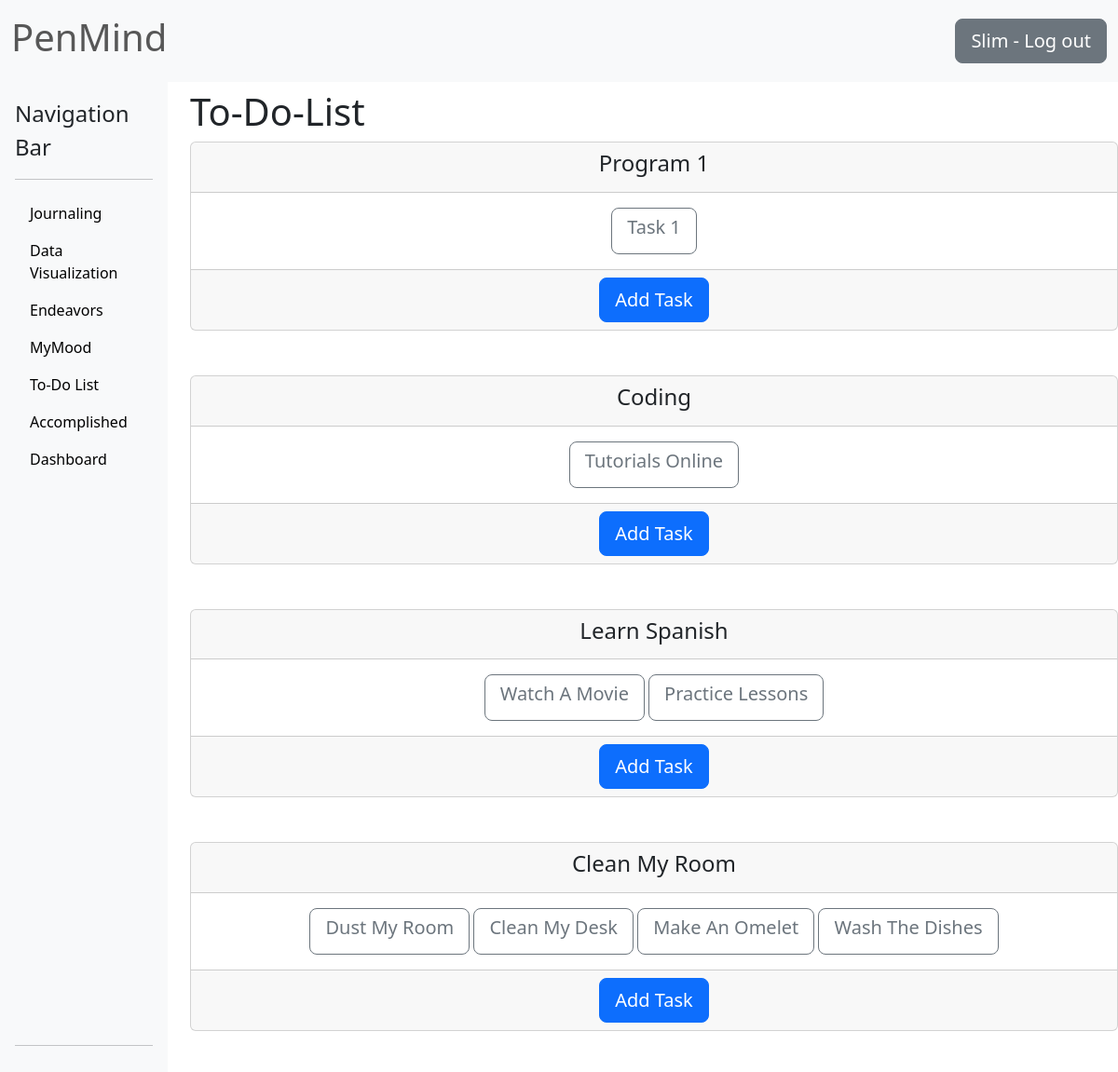
Page /todos/ (signed in) on the earlier database version.
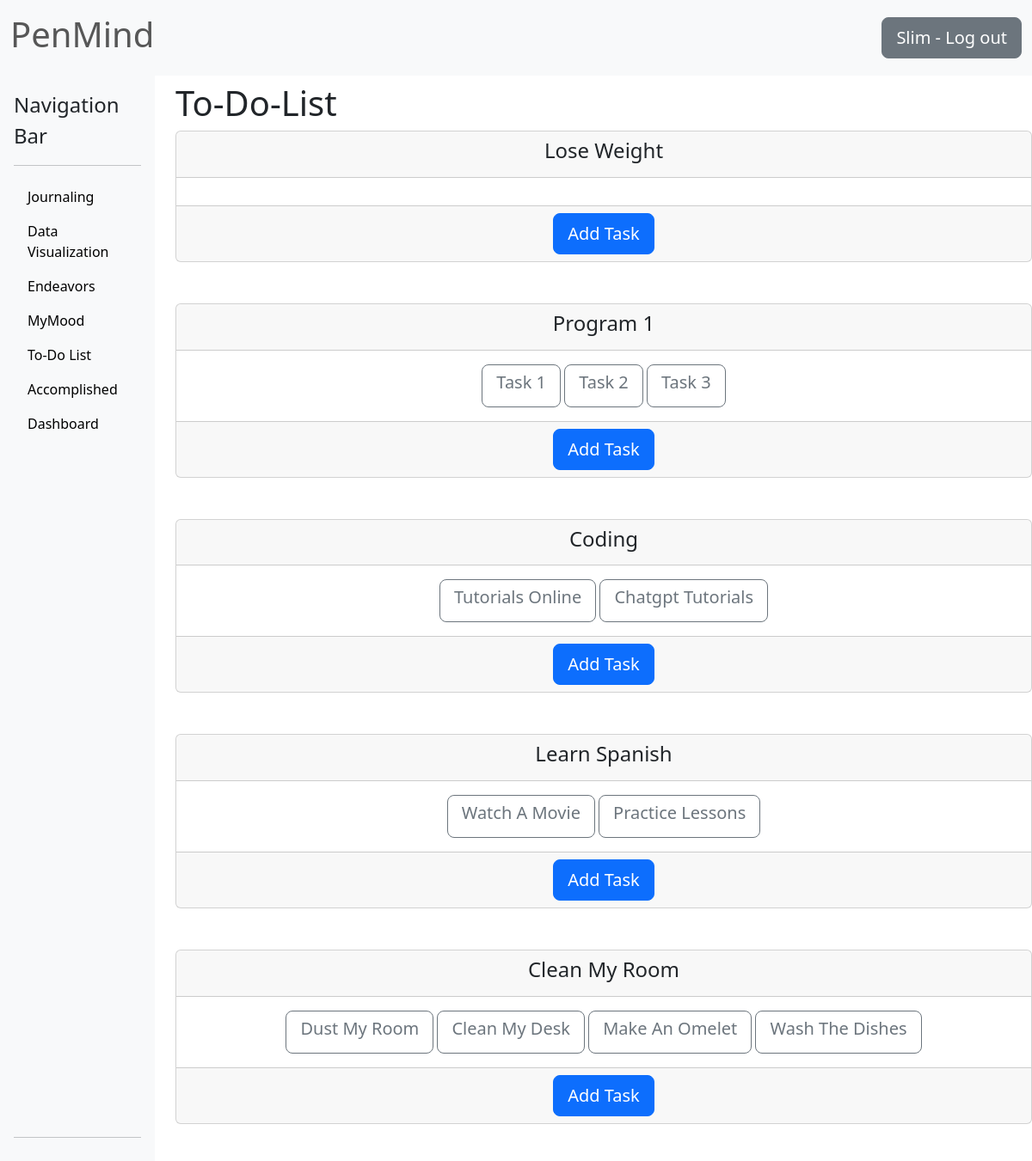
Same page on the later database version.
### Endeavors/models.py (models this page shows)
class Endeavor(models.Model):
    author = models.ForeignKey(User, on_delete=models.CASCADE)
    program_title = models.CharField(max_length=100, null=True, unique=True)
    start_day = models.DateField(null=True)
    duration = models.PositiveIntegerField(null=True)
    def __str__(self):
        return self.program_title
    class Meta:
        ordering = ["-id"]

### To_Do/models.py (models this page shows, shortened)
class Task(models.Model):
    endeavor = models.ForeignKey(Endeavor, on_delete=models.CASCADE, null=True, related_name="todo_tasks")
    task_title = models.CharField(max_length=200, null=True, unique=True)
    set_time = models.TimeField(null=True)
    completed = models.BooleanField(default=False, null=True, blank=True)

### To_Do/views.py (the view)
# urls.py: path('todos/', TaskListView.as_view(), name='todos'),
class TaskListView(ListView):
    model = Task
    template_name = "To_Do/to_do.html"
    ordering = ["-id"]
    def get_context_data(self, **kwargs):
        context = super().get_context_data(**kwargs)
        context["programs"] = Endeavor.objects.filter(author=self.request.user)
        context["tasks"] = Task.objects.filter(endeavor__author=self.request.user)
        return context

### To_Do/templates/To_Do/to_do.html (shortened to what this page needs)
{% extends "Journaling/base.html" %}
{% block content %}
<h1 class="text ml-4 mt-2">To-Do-List</h1>
{% if programs %}
    {% for program in programs %}
        <div class="card text-center mb-5">
            <div class="card-header">
                <h4 class="text-center">{{ program }}</h4>
            </div>
            <div class="card-body">
                {% for task in tasks %}
                    {% if program == task.endeavor %}
                        <a class="btn btn-outline-secondary btn-lg" href="{% url 'detail_todo' task.pk %}"><h5 class="card-title">{{ task.task_title.title }}</h5></a>
                    {% endif %}
                {% endfor %}
            </div>
            <div class="card-footer">
                <a href="{% url 'create_todo' program=program %}" class="btn btn-primary btn-lg">Add Task</a>
            </div>
        </div>
    {% endfor %}
{% endif %}
{% endblock content %}

Differences in the rows shown:
added Endeavor: program_title "Lose Weight"
added Task: task_title "Task 2", shown under Endeavor "Program 1"
added Task: task_title "Task 3", shown under Endeavor "Program 1"
added Task: task_title "Chatgpt Tutorials", shown under Endeavor "Coding"
